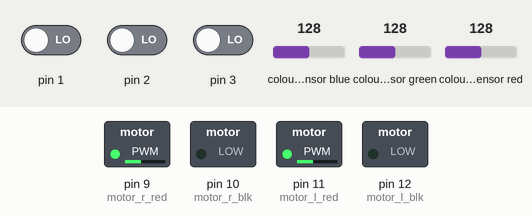
Bench run of a sketch on a simulated Arduino Uno, built with avr-gcc and run on an emulated ATmega328P. On the bench: switched loads named in the sketch (green lamp = pin HIGH). Wiring (inferred from the names in the program): TCS3200 colour sensor: output pin 8; S2 pin 6; S3 pin 7; S0 pin 4; S1 pin 5. Inputs (shaded band) come from the test bench; at power-on: pin 1 LOW, pin 2 LOW, pin 3 LOW, colour sensor blue 128, colour sensor green 128, colour sensor red 128. Pins used as bus, display or sensor lines are not drawn.

Above: at 1.2 s.
1.3 s: pin 1 driven HIGH
At 2.1 s:
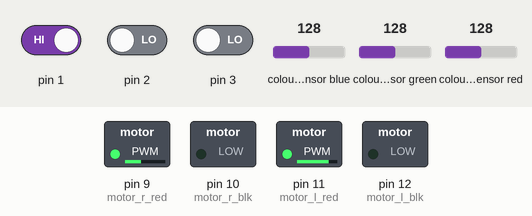
2.8 s: pin 2 driven HIGH
At 3.3 s:
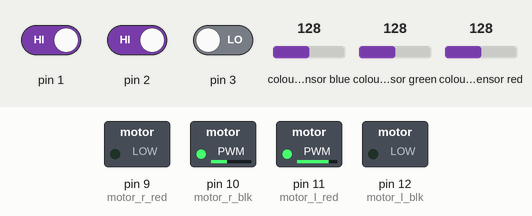
4.3 s: pin 3 driven HIGH
At 5.5 s:
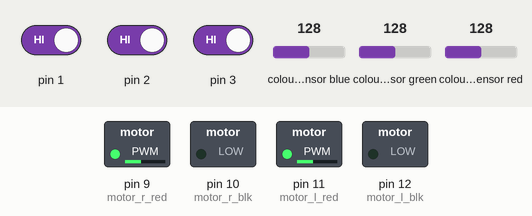
5.8 s: pin 1 driven LOW
At 6.8 s:
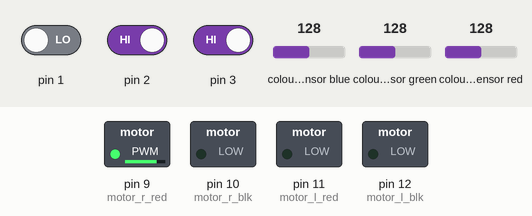
7.3 s: pin 2 driven LOW
At 7.9 s:
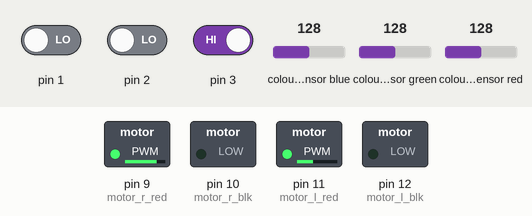
8.8 s: pin 1 driven HIGH
At 9.1 s:
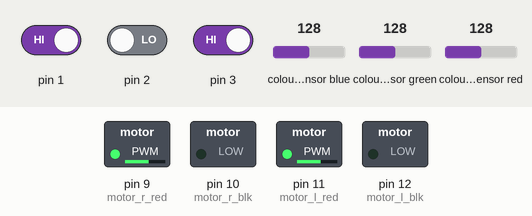
Timing chart, 0 to 11.3 s (numbered marks = the images above; inputs shaded):
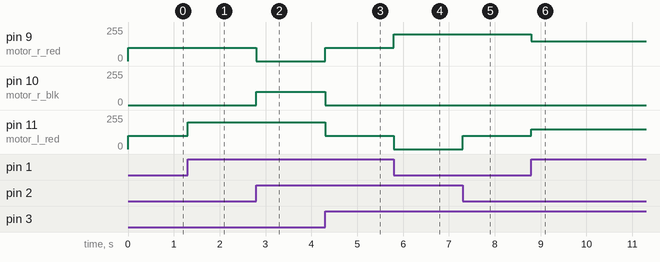

The sketch:

LFR_3_sensor_and_colour_sensor.ino
```cpp
#define S0 4
#define S1 5
#define S2 6
#define S3 7
#define sensorOut 8
int frequency = 0;

const int h_speed = 200; // high
const int m_speed = 150; // medium
const int l_speed = 100; // low
const int z_speed = 0;   // zero
const int motor_r_red = 9;  const int motor_r_blk = 10;
const int motor_l_red = 11; const int motor_l_blk = 12;
const int color_sen = A1;
int s[4];// sensor index array

void color();
void lfr();

void setup()
{
  for (int i = 1; i < 4; i++)
    pinMode(i + 40, INPUT);
  pinMode (motor_r_red, OUTPUT); //right motors
  pinMode (motor_r_blk, OUTPUT); //right motors
  pinMode (motor_l_red, OUTPUT); //left motors
  pinMode (motor_l_blk, OUTPUT); //left motors
  pinMode(S0, OUTPUT);
  pinMode(S1, OUTPUT);
  pinMode(S2, OUTPUT);
  pinMode(S3, OUTPUT);
  pinMode(sensorOut, INPUT);

  // Setting frequency-scaling to 20%
  digitalWrite(S0, HIGH);
  digitalWrite(S1, LOW);


  /* D = Digital
    vcc > 5v
    GND > GND
    SO > D3
    S1 > D4
    S2 > D5
    S3 > D6
    OUT > D2
  */

}
void loop() {
  lfr();
  color();
}

void color() {
  int RGBvalue[2];
  // Setting red filtered photodiodes to be read
  digitalWrite(S2, LOW);
  digitalWrite(S3, LOW);
  // Reading the output frequency
  frequency = pulseIn(sensorOut, LOW);
  //Remaping the value of the frequency to the RGB Model of 0 to 255
  frequency = map(frequency, 25, 72, 255, 0);
  RGBvalue[0] = frequency;

  // Setting Green filtered photodiodes to be read
  digitalWrite(S2, HIGH);
  digitalWrite(S3, HIGH);
  // Reading the output frequency
  frequency = pulseIn(sensorOut, LOW);
  //Remaping the value of the frequency to the RGB Model of 0 to 255
  frequency = map(frequency, 30, 90, 255, 0);
  RGBvalue[1] = frequency;
  // Setting Blue filtered photodiodes to be read
  digitalWrite(S2, LOW);
  digitalWrite(S3, HIGH);
  // Reading the output frequency
  frequency = pulseIn(sensorOut, LOW);
  //Remaping the value of the frequency to the RGB Model of 0 to 255
  frequency = map(frequency, 25, 70, 255, 0);
  RGBvalue[2] = frequency;

  if (RGBvalue[0] > 150 && RGBvalue[1] < 150 && RGBvalue[2] < 150) { //Red
    delay(5000);
    lfr(); lfr(); lfr(); lfr(); lfr(); lfr();
  }
  else if (RGBvalue[0] < 150 && RGBvalue[1] > 150 && RGBvalue[2] < 150) { //green
    delay(3000);
    lfr(); lfr(); lfr(); lfr(); lfr(); lfr();
  }
  else if (RGBvalue[0] < 150 && RGBvalue[1] < 150 && RGBvalue[2] > 150) { //blue
    delay(7000);
    lfr(); lfr(); lfr(); lfr(); lfr(); lfr();
  }
}
void lfr() {
  //ir sensor signal reading
  s[0] = digitalRead(1);
  s[1] = digitalRead(2);
  s[2] = digitalRead(3);

  if (s[0] == 1 && s[1] == 0 && s[2] == 1)
  { //forward
    analogWrite(motor_r_red, m_speed);
    analogWrite(motor_r_blk, z_speed);
    analogWrite(motor_l_red, m_speed);
    analogWrite(motor_l_blk, z_speed);
  }

  else if (s[0] == 0 && s[1] == 0 && s[2] == 0)
  { //Slow forward
    analogWrite(motor_r_red, l_speed);
    analogWrite(motor_r_blk, z_speed);
    analogWrite(motor_l_red, l_speed);
    analogWrite(motor_l_blk, z_speed);
  }

  else if (s[0] == 1 && s[1] == 0 && s[2] == 0)
  { //Right
    analogWrite(motor_r_red, l_speed);
    analogWrite(motor_r_blk, z_speed);
    analogWrite(motor_l_red, h_speed);
    analogWrite(motor_l_blk, z_speed);
  }

  if (s[0] == 1 && s[1] == 1 && s[2] == 0)
  { //RIGHT HARD
    analogWrite(motor_r_red, z_speed);
    analogWrite(motor_r_blk, l_speed);
    analogWrite(motor_l_red, h_speed);
    analogWrite(motor_l_blk, z_speed);
  }

  else if (s[0] == 0 && s[1] == 0 && s[2] == 1)
  { // Left
    analogWrite(motor_r_red, h_speed);
    analogWrite(motor_r_blk, z_speed);
    analogWrite(motor_l_red, l_speed);
    analogWrite(motor_l_blk, z_speed);
  }
  else if (s[0] == 0 && s[1] == 1 && s[2] == 1)
  { //LEFT HARD
    analogWrite(motor_r_red, h_speed);
    analogWrite(motor_r_blk, z_speed);
    analogWrite(motor_l_red, z_speed);
    analogWrite(motor_l_blk, l_speed);
  }
  else if (s[0] == 1 && s[1] == 1 && s[2] == 1)
  { //Reverse
    analogWrite(motor_r_red, l_speed);
    analogWrite(motor_r_blk, z_speed);
    analogWrite(motor_l_red, l_speed);
    analogWrite(motor_l_blk, z_speed);
    delay(10);
  }

}
```

Measured:
- after the input at 1.3 s, pin 11 (motor_l_red): 100/255 → 200/255 at once
- after the input at 2.8 s, pin 9 (motor_r_red): 100/255 → 0/255 at once; pin 10 (motor_r_blk): 0/255 → 100/255 at once
- after the input at 4.3 s, pin 9 (motor_r_red): 0/255 → 100/255 at once; pin 10 (motor_r_blk): 100/255 → 0/255 at once; pin 11 (motor_l_red): 200/255 → 100/255 at once
- after the input at 5.8 s, pin 9 (motor_r_red): 100/255 → 200/255 at once; pin 11 (motor_l_red): 100/255 → 0/255 at once
- after the input at 7.3 s, pin 11 (motor_l_red): 0/255 → 100/255 at once
- after the input at 8.8 s, pin 9 (motor_r_red): 200/255 → 150/255 at once; pin 11 (motor_l_red): 100/255 → 150/255 at once
